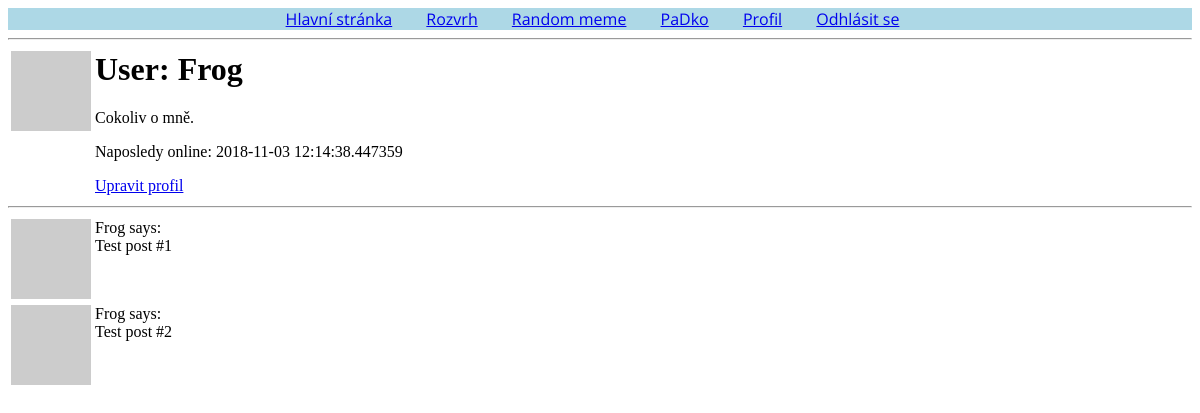
Page /Frog (signed in) on the earlier database version.
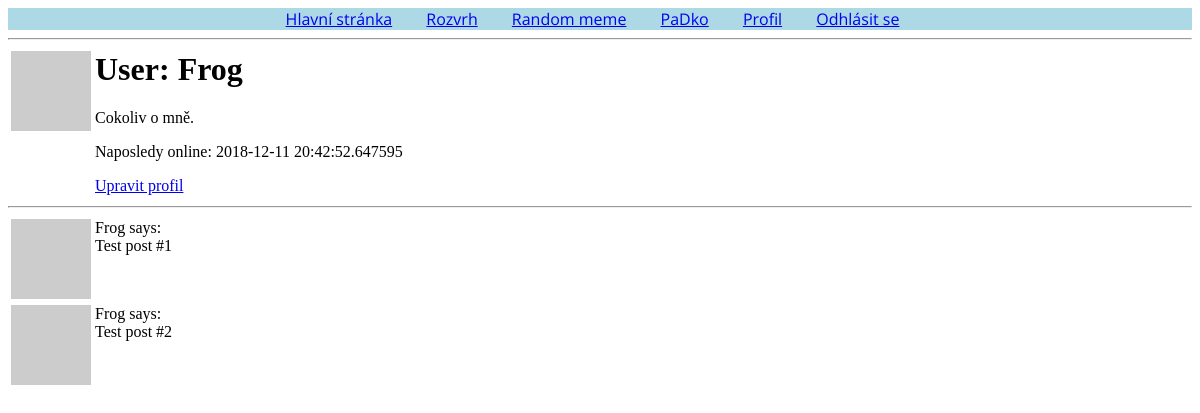
Same page on the later database version.
### app/models.py (models this page shows, shortened)
class User(UserMixin, db.Model):
    id = db.Column(db.Integer, primary_key=True)
    username = db.Column(db.String(64), index=True, unique=True)
    email = db.Column(db.String(120), index=True, unique=True)
    password_hash = db.Column(db.String(128))
    posts = db.relationship('Post', backref='author', lazy='dynamic')
    about_me = db.Column(db.String(140))
    last_seen = db.Column(db.DateTime, default=datetime.utcnow)
    def avatar(self, size):
        digest = md5(self.email.lower().encode('utf-8')).hexdigest()
        return 'https://www.gravatar.com/avatar/{}?d=identicon&s={}'.format(
            digest, size)

### app/routes.py (the view)
@app.route("/<username>")
@login_required
def user(username):
    user = User.query.filter_by(username=username).first_or_404()
    posts = [
        {'author': user, 'body': 'Test post #1'},
        {'author': user, 'body': 'Test post #2'}
    ]
    return render_template('user.html', user=user, posts=posts, title="Profil")

### app/models.py (called while the page is built)
@login.user_loader
def load_user(id):
	return User.query.get(int(id))

### app/routes.py (called while the page is built)
@app.before_request
def before_request():
	if current_user.is_authenticated:
		current_user.last_seen = datetime.utcnow()
		db.session.commit()

### app/templates/user.html
{% extends "base.html" %}
{% block content %}
    <table>
        <tr valign="top">
            <td><img src="{{ user.avatar(128) }}"></td>
            <td>
                <h1>User: {{ user.username }}</h1>
                {% if user.about_me %}<p>{{ user.about_me }}</p>{% endif %}
                {% if user.last_seen %}<p>Naposledy online: {{ user.last_seen }}</p>{% endif %}
                   {% if user == current_user %}
                	<p><a href="{{ url_for('edit_profile') }}">Upravit profil</a></p>
                	{% endif %}
            </td>
        </tr>
    </table>
    <hr>
    {% for post in posts %}
        {% include '_post.html' %}
    {% endfor %}
{% endblock %}

### app/templates/base.html (shortened to what this page needs)
<html>
    <head>
      <link rel="stylesheet" href="{{ url_for('static', filename='base.css') }}">
    </head>
    <body>
        <div class="nabidka">
            <a class="jedna" href="{{ url_for("index") }}">Hlavní stránka</a>
            <a class="dva" href="{{ url_for("rozvrh") }}">Rozvrh</a>
            <a class="tri" href="{{ url_for("random_meme") }}">Random meme</a>
            <a class="ctyri" href="{{ url_for("countdown") }}">PaDko</a>
            {% if current_user.is_anonymous %}
            <a class="pet" href="{{ url_for("login") }}">Přihlásit se</a>
            {% else %}
            <a class="sest" href="{{ url_for('user', username=current_user.username) }}">Profil</a>
            <a class="sedm" href="{{ url_for("logout") }}">Odhlásit se</a>
            {% endif %}
        </div>
        <hr>
        {% block content %}{% endblock %}
    </body>
</html>

### app/templates/_post.html
<table>
        <tr valign="top">
            <td><img src="{{ post.author.avatar(36) }}"></td>
            <td>{{ post.author.username }} says:<br>{{ post.body }}</td>
        </tr>
    </table>

### app/static/base.css (style rules this page uses)
.nabidka { font-family: "Open Sans", sans-serif; background-color: lightblue; text-align: center; }
.dva { margin-left: 30px; margin-right: 15px; }
.tri { margin-left: 15px; margin-right: 15px; }
.ctyri { margin-left: 15px; margin-right: 15px; }
.sest { margin-left: 15px; margin-right: 15px; }
.sedm { margin-left: 15px; margin-right: 15px; }

Differences in the rows shown:
changed User "Frog": last_seen "2018-11-03 12:14:38.447359" → "2018-12-11 20:42:52.647595"
